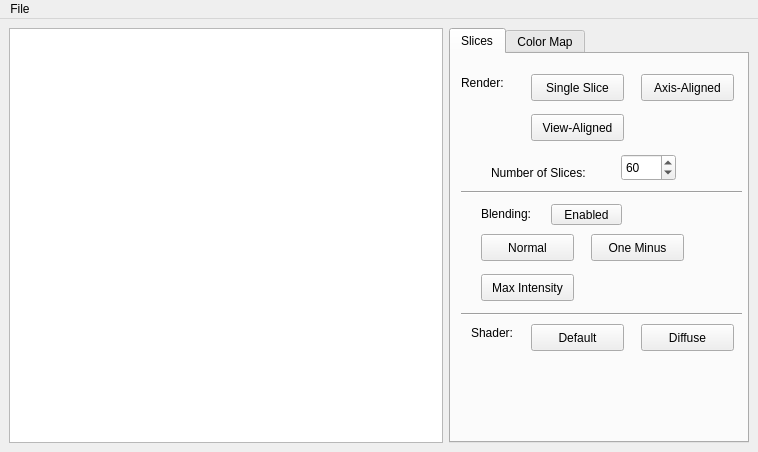
<?xml version="1.0" encoding="UTF-8"?>
<ui version="4.0">
 <class>mainWindowGui</class>
 <widget class="QMainWindow" name="mainWindowGui">
  <property name="geometry">
   <rect>
    <x>0</x>
    <y>0</y>
    <width>758</width>
    <height>452</height>
   </rect>
  </property>
  <property name="windowTitle">
   <string>Slices Renderer by Kevin Jacobs</string>
  </property>
  <widget class="QWidget" name="mainWidget">
   <layout class="QGridLayout" name="gridLayout_4">
    <item row="0" column="0">
     <layout class="QGridLayout" name="gridLayout">
      <item row="1" column="0">
       <widget class="OpenGLCanvas" name="graphics">
        <property name="sizePolicy">
         <sizepolicy hsizetype="Expanding" vsizetype="MinimumExpanding">
          <horstretch>0</horstretch>
          <verstretch>0</verstretch>
         </sizepolicy>
        </property>
        <property name="minimumSize">
         <size>
          <width>200</width>
          <height>200</height>
         </size>
        </property>
       </widget>
      </item>
      <item row="1" column="1">
       <widget class="QTabWidget" name="tabWidget">
        <property name="minimumSize">
         <size>
          <width>300</width>
          <height>0</height>
         </size>
        </property>
        <property name="maximumSize">
         <size>
          <width>300</width>
          <height>16777215</height>
         </size>
        </property>
        <property name="currentIndex">
         <number>0</number>
        </property>
        <widget class="QWidget" name="tab">
         <attribute name="title">
          <string>Slices</string>
         </attribute>
         <widget class="QPushButton" name="pushButton">
          <property name="geometry">
           <rect>
            <x>80</x>
            <y>20</y>
            <width>93</width>
            <height>27</height>
           </rect>
          </property>
          <property name="text">
           <string>Single Slice</string>
          </property>
         </widget>
         <widget class="QPushButton" name="pushButton_2">
          <property name="geometry">
           <rect>
            <x>190</x>
            <y>20</y>
            <width>93</width>
            <height>27</height>
           </rect>
          </property>
          <property name="text">
           <string>Axis-Aligned</string>
          </property>
         </widget>
         <widget class="QPushButton" name="pushButton_3">
          <property name="geometry">
           <rect>
            <x>80</x>
            <y>60</y>
            <width>93</width>
            <height>27</height>
           </rect>
          </property>
          <property name="text">
           <string>View-Aligned</string>
          </property>
         </widget>
         <widget class="QSpinBox" name="spinBox_5">
          <property name="geometry">
           <rect>
            <x>170</x>
            <y>100</y>
            <width>55</width>
            <height>27</height>
           </rect>
          </property>
          <property name="minimum">
           <number>2</number>
          </property>
          <property name="maximum">
           <number>300</number>
          </property>
          <property name="value">
           <number>60</number>
          </property>
         </widget>
         <widget class="QPushButton" name="pushButton_5">
          <property name="geometry">
           <rect>
            <x>100</x>
            <y>150</y>
            <width>71</width>
            <height>21</height>
           </rect>
          </property>
          <property name="text">
           <string>Enabled</string>
          </property>
         </widget>
         <widget class="QLabel" name="label_6">
          <property name="geometry">
           <rect>
            <x>30</x>
            <y>150</y>
            <width>62</width>
            <height>20</height>
           </rect>
          </property>
          <property name="text">
           <string>Blending:</string>
          </property>
         </widget>
         <widget class="Line" name="line">
          <property name="geometry">
           <rect>
            <x>10</x>
            <y>130</y>
            <width>281</width>
            <height>16</height>
           </rect>
          </property>
          <property name="orientation">
           <enum>Qt::Horizontal</enum>
          </property>
         </widget>
         <widget class="QPushButton" name="pushButton_6">
          <property name="geometry">
           <rect>
            <x>30</x>
            <y>180</y>
            <width>93</width>
            <height>27</height>
           </rect>
          </property>
          <property name="text">
           <string>Normal</string>
          </property>
         </widget>
         <widget class="QPushButton" name="pushButton_7">
          <property name="geometry">
           <rect>
            <x>140</x>
            <y>180</y>
            <width>93</width>
            <height>27</height>
           </rect>
          </property>
          <property name="text">
           <string>One Minus</string>
          </property>
         </widget>
         <widget class="QPushButton" name="pushButton_8">
          <property name="geometry">
           <rect>
            <x>30</x>
            <y>220</y>
            <width>93</width>
            <height>27</height>
           </rect>
          </property>
          <property name="text">
           <string>Max Intensity</string>
          </property>
         </widget>
         <widget class="QPushButton" name="pushButton_9">
          <property name="geometry">
           <rect>
            <x>80</x>
            <y>270</y>
            <width>93</width>
            <height>27</height>
           </rect>
          </property>
          <property name="text">
           <string>Default</string>
          </property>
         </widget>
         <widget class="QPushButton" name="pushButton_10">
          <property name="geometry">
           <rect>
            <x>190</x>
            <y>270</y>
            <width>93</width>
            <height>27</height>
           </rect>
          </property>
          <property name="text">
           <string>Diffuse</string>
          </property>
         </widget>
         <widget class="QLabel" name="label_7">
          <property name="geometry">
           <rect>
            <x>40</x>
            <y>110</y>
            <width>121</width>
            <height>17</height>
           </rect>
          </property>
          <property name="text">
           <string>Number of Slices:</string>
          </property>
         </widget>
         <widget class="Line" name="line_2">
          <property name="geometry">
           <rect>
            <x>10</x>
            <y>250</y>
            <width>281</width>
            <height>20</height>
           </rect>
          </property>
          <property name="orientation">
           <enum>Qt::Horizontal</enum>
          </property>
         </widget>
         <widget class="QLabel" name="label_8">
          <property name="geometry">
           <rect>
            <x>20</x>
            <y>270</y>
            <width>62</width>
            <height>17</height>
           </rect>
          </property>
          <property name="text">
           <string>Shader:</string>
          </property>
         </widget>
         <widget class="QLabel" name="label_9">
          <property name="geometry">
           <rect>
            <x>10</x>
            <y>20</y>
            <width>62</width>
            <height>17</height>
           </rect>
          </property>
          <property name="text">
           <string>Render:</string>
          </property>
         </widget>
        </widget>
        <widget class="QWidget" name="tab_2">
         <attribute name="title">
          <string>Color Map</string>
         </attribute>
         <widget class="colormap" name="graphicsView">
          <property name="geometry">
           <rect>
            <x>10</x>
            <y>20</y>
            <width>281</width>
            <height>81</height>
           </rect>
          </property>
         </widget>
         <widget class="QSlider" name="horizontalSlider">
          <property name="geometry">
           <rect>
            <x>40</x>
            <y>130</y>
            <width>160</width>
            <height>18</height>
           </rect>
          </property>
          <property name="maximum">
           <number>255</number>
          </property>
          <property name="orientation">
           <enum>Qt::Horizontal</enum>
          </property>
         </widget>
         <widget class="QSlider" name="horizontalSlider_2">
          <property name="geometry">
           <rect>
            <x>40</x>
            <y>160</y>
            <width>160</width>
            <height>18</height>
           </rect>
          </property>
          <property name="maximum">
           <number>255</number>
          </property>
          <property name="orientation">
           <enum>Qt::Horizontal</enum>
          </property>
         </widget>
         <widget class="QSlider" name="horizontalSlider_3">
          <property name="geometry">
           <rect>
            <x>40</x>
            <y>190</y>
            <width>160</width>
            <height>18</height>
           </rect>
          </property>
          <property name="maximum">
           <number>255</number>
          </property>
          <property name="orientation">
           <enum>Qt::Horizontal</enum>
          </property>
         </widget>
         <widget class="QSlider" name="horizontalSlider_4">
          <property name="geometry">
           <rect>
            <x>40</x>
            <y>220</y>
            <width>160</width>
            <height>18</height>
           </rect>
          </property>
          <property name="maximum">
           <number>255</number>
          </property>
          <property name="orientation">
           <enum>Qt::Horizontal</enum>
          </property>
         </widget>
         <widget class="QSpinBox" name="spinBox">
          <property name="geometry">
           <rect>
            <x>220</x>
            <y>120</y>
            <width>55</width>
            <height>27</height>
           </rect>
          </property>
          <property name="maximum">
           <number>255</number>
          </property>
         </widget>
         <widget class="QSpinBox" name="spinBox_2">
          <property name="geometry">
           <rect>
            <x>220</x>
            <y>150</y>
            <width>55</width>
            <height>27</height>
           </rect>
          </property>
          <property name="maximum">
           <number>255</number>
          </property>
         </widget>
         <widget class="QSpinBox" name="spinBox_3">
          <property name="geometry">
           <rect>
            <x>220</x>
            <y>180</y>
            <width>55</width>
            <height>27</height>
           </rect>
          </property>
          <property name="maximum">
           <number>255</number>
          </property>
         </widget>
         <widget class="QSpinBox" name="spinBox_4">
          <property name="geometry">
           <rect>
            <x>220</x>
            <y>210</y>
            <width>55</width>
            <height>27</height>
           </rect>
          </property>
          <property name="maximum">
           <number>255</number>
          </property>
         </widget>
         <widget class="QPushButton" name="pushButton_4">
          <property name="geometry">
           <rect>
            <x>30</x>
            <y>300</y>
            <width>93</width>
            <height>27</height>
           </rect>
          </property>
          <property name="text">
           <string>Apply Map</string>
          </property>
         </widget>
         <widget class="QLabel" name="label">
          <property name="geometry">
           <rect>
            <x>20</x>
            <y>130</y>
            <width>16</width>
            <height>17</height>
           </rect>
          </property>
          <property name="text">
           <string>R</string>
          </property>
         </widget>
         <widget class="QLabel" name="label_2">
          <property name="geometry">
           <rect>
            <x>20</x>
            <y>160</y>
            <width>16</width>
            <height>17</height>
           </rect>
          </property>
          <property name="text">
           <string>G</string>
          </property>
         </widget>
         <widget class="QLabel" name="label_3">
          <property name="geometry">
           <rect>
            <x>20</x>
            <y>190</y>
            <width>16</width>
            <height>17</height>
           </rect>
          </property>
          <property name="text">
           <string>B</string>
          </property>
         </widget>
         <widget class="QLabel" name="label_4">
          <property name="geometry">
           <rect>
            <x>20</x>
            <y>220</y>
            <width>16</width>
            <height>17</height>
           </rect>
          </property>
          <property name="text">
           <string>A</string>
          </property>
         </widget>
         <widget class="QDoubleSpinBox" name="doubleSpinBox">
          <property name="geometry">
           <rect>
            <x>210</x>
            <y>250</y>
            <width>62</width>
            <height>27</height>
           </rect>
          </property>
          <property name="maximum">
           <double>1.000000000000000</double>
          </property>
          <property name="singleStep">
           <double>0.050000000000000</double>
          </property>
          <property name="value">
           <double>0.100000000000000</double>
          </property>
         </widget>
         <widget class="QLabel" name="label_5">
          <property name="geometry">
           <rect>
            <x>80</x>
            <y>260</y>
            <width>131</width>
            <height>17</height>
           </rect>
          </property>
          <property name="text">
           <string>Slice Transparency:</string>
          </property>
         </widget>
        </widget>
       </widget>
      </item>
     </layout>
    </item>
   </layout>
  </widget>
  <widget class="QMenuBar" name="menubar">
   <property name="geometry">
    <rect>
     <x>0</x>
     <y>0</y>
     <width>758</width>
     <height>23</height>
    </rect>
   </property>
   <widget class="QMenu" name="menuFile">
    <property name="title">
     <string>File</string>
    </property>
    <addaction name="actionOpen"/>
    <addaction name="actionClose"/>
   </widget>
   <addaction name="menuFile"/>
  </widget>
  <action name="actionOpen">
   <property name="text">
    <string>Open</string>
   </property>
  </action>
  <action name="actionClose">
   <property name="text">
    <string>Close</string>
   </property>
  </action>
  <action name="actionTranslate">
   <property name="text">
    <string>Translate</string>
   </property>
  </action>
  <action name="actionSave">
   <property name="text">
    <string>Save</string>
   </property>
  </action>
 </widget>
 <customwidgets>
  <customwidget>
   <class>OpenGLCanvas</class>
   <extends>QGraphicsView</extends>
   <header>OpenGLCanvas.h</header>
   <slots>
    <signal>MousePositionChanged(QPoint)</signal>
    <signal>SizeChanged(QSize)</signal>
    <signal>progress(int)</signal>
    <signal>updatedTexture(GLubyte*)</signal>
    <signal>changeBlendButton(bool)</signal>
    <slot>SetPixelPositionX(int)</slot>
    <slot>SetPixelPositionY(int)</slot>
    <slot>refreshDraw()</slot>
    <slot>updateTexture(color*)</slot>
    <slot>updateSliceNum(int)</slot>
    <slot>changeSliceTrans(double)</slot>
    <slot>toggleBlend()</slot>
    <slot>mipBlend()</slot>
    <slot>normalBlend()</slot>
    <slot>minusBlend()</slot>
    <slot>setDefaultShader()</slot>
    <slot>setDiffuseShader()</slot>
   </slots>
  </customwidget>
  <customwidget>
   <class>colormap</class>
   <extends>QGraphicsView</extends>
   <header>colormap.h</header>
   <slots>
    <signal>setRed(int)</signal>
    <signal>setGreen(int)</signal>
    <signal>setBlue(int)</signal>
    <signal>setAlpha(int)</signal>
    <signal>sendTexture(color*)</signal>
    <slot>updateMap(GLubyte*)</slot>
    <slot>setNodeRed(int)</slot>
    <slot>setNodeGreen(int)</slot>
    <slot>setNodeBlue(int)</slot>
    <slot>setNodeAlpha(int)</slot>
    <slot>refresh()</slot>
   </slots>
  </customwidget>
 </customwidgets>
 <resources/>
 <connections>
  <connection>
   <sender>actionOpen</sender>
   <signal>triggered()</signal>
   <receiver>mainWindowGui</receiver>
   <slot>_FileOpen()</slot>
   <hints>
    <hint type="sourcelabel">
     <x>-1</x>
     <y>-1</y>
    </hint>
    <hint type="destinationlabel">
     <x>194</x>
     <y>144</y>
    </hint>
   </hints>
  </connection>
  <connection>
   <sender>graphics</sender>
   <signal>MousePositionChanged(QPoint)</signal>
   <receiver>mainWindowGui</receiver>
   <slot>CanvasMousePositionChanged(QPoint)</slot>
   <hints>
    <hint type="sourcelabel">
     <x>137</x>
     <y>128</y>
    </hint>
    <hint type="destinationlabel">
     <x>271</x>
     <y>192</y>
    </hint>
   </hints>
  </connection>
  <connection>
   <sender>graphics</sender>
   <signal>SizeChanged(QSize)</signal>
   <receiver>mainWindowGui</receiver>
   <slot>CanvasSizeChanged(QSize)</slot>
   <hints>
    <hint type="sourcelabel">
     <x>155</x>
     <y>138</y>
    </hint>
    <hint type="destinationlabel">
     <x>271</x>
     <y>192</y>
    </hint>
   </hints>
  </connection>
  <connection>
   <sender>mainWindowGui</sender>
   <signal>refresh()</signal>
   <receiver>graphics</receiver>
   <slot>refreshDraw()</slot>
   <hints>
    <hint type="sourcelabel">
     <x>271</x>
     <y>141</y>
    </hint>
    <hint type="destinationlabel">
     <x>155</x>
     <y>138</y>
    </hint>
   </hints>
  </connection>
  <connection>
   <sender>actionClose</sender>
   <signal>triggered()</signal>
   <receiver>mainWindowGui</receiver>
   <slot>close()</slot>
   <hints>
    <hint type="sourcelabel">
     <x>-1</x>
     <y>-1</y>
    </hint>
    <hint type="destinationlabel">
     <x>194</x>
     <y>144</y>
    </hint>
   </hints>
  </connection>
  <connection>
   <sender>pushButton</sender>
   <signal>pressed()</signal>
   <receiver>mainWindowGui</receiver>
   <slot>renderSingleSlice()</slot>
   <hints>
    <hint type="sourcelabel">
     <x>503</x>
     <y>130</y>
    </hint>
    <hint type="destinationlabel">
     <x>715</x>
     <y>108</y>
    </hint>
   </hints>
  </connection>
  <connection>
   <sender>pushButton_2</sender>
   <signal>pressed()</signal>
   <receiver>mainWindowGui</receiver>
   <slot>renderAxisSlice()</slot>
   <hints>
    <hint type="sourcelabel">
     <x>531</x>
     <y>168</y>
    </hint>
    <hint type="destinationlabel">
     <x>716</x>
     <y>154</y>
    </hint>
   </hints>
  </connection>
  <connection>
   <sender>pushButton_3</sender>
   <signal>pressed()</signal>
   <receiver>mainWindowGui</receiver>
   <slot>renderViewSlice()</slot>
   <hints>
    <hint type="sourcelabel">
     <x>524</x>
     <y>214</y>
    </hint>
    <hint type="destinationlabel">
     <x>718</x>
     <y>198</y>
    </hint>
   </hints>
  </connection>
  <connection>
   <sender>graphics</sender>
   <signal>updatedTexture(GLubyte*)</signal>
   <receiver>graphicsView</receiver>
   <slot>updateMap(GLubyte*)</slot>
   <hints>
    <hint type="sourcelabel">
     <x>404</x>
     <y>107</y>
    </hint>
    <hint type="destinationlabel">
     <x>546</x>
     <y>103</y>
    </hint>
   </hints>
  </connection>
  <connection>
   <sender>horizontalSlider</sender>
   <signal>valueChanged(int)</signal>
   <receiver>spinBox</receiver>
   <slot>setValue(int)</slot>
   <hints>
    <hint type="sourcelabel">
     <x>595</x>
     <y>203</y>
    </hint>
    <hint type="destinationlabel">
     <x>647</x>
     <y>203</y>
    </hint>
   </hints>
  </connection>
  <connection>
   <sender>horizontalSlider_2</sender>
   <signal>valueChanged(int)</signal>
   <receiver>spinBox_2</receiver>
   <slot>setValue(int)</slot>
   <hints>
    <hint type="sourcelabel">
     <x>576</x>
     <y>230</y>
    </hint>
    <hint type="destinationlabel">
     <x>649</x>
     <y>234</y>
    </hint>
   </hints>
  </connection>
  <connection>
   <sender>horizontalSlider_3</sender>
   <signal>valueChanged(int)</signal>
   <receiver>spinBox_3</receiver>
   <slot>setValue(int)</slot>
   <hints>
    <hint type="sourcelabel">
     <x>593</x>
     <y>262</y>
    </hint>
    <hint type="destinationlabel">
     <x>645</x>
     <y>266</y>
    </hint>
   </hints>
  </connection>
  <connection>
   <sender>horizontalSlider_4</sender>
   <signal>valueChanged(int)</signal>
   <receiver>spinBox_4</receiver>
   <slot>setValue(int)</slot>
   <hints>
    <hint type="sourcelabel">
     <x>600</x>
     <y>293</y>
    </hint>
    <hint type="destinationlabel">
     <x>644</x>
     <y>295</y>
    </hint>
   </hints>
  </connection>
  <connection>
   <sender>spinBox</sender>
   <signal>valueChanged(int)</signal>
   <receiver>horizontalSlider</receiver>
   <slot>setValue(int)</slot>
   <hints>
    <hint type="sourcelabel">
     <x>641</x>
     <y>204</y>
    </hint>
    <hint type="destinationlabel">
     <x>593</x>
     <y>207</y>
    </hint>
   </hints>
  </connection>
  <connection>
   <sender>spinBox_2</sender>
   <signal>valueChanged(int)</signal>
   <receiver>horizontalSlider_2</receiver>
   <slot>setValue(int)</slot>
   <hints>
    <hint type="sourcelabel">
     <x>655</x>
     <y>231</y>
    </hint>
    <hint type="destinationlabel">
     <x>605</x>
     <y>238</y>
    </hint>
   </hints>
  </connection>
  <connection>
   <sender>spinBox_3</sender>
   <signal>valueChanged(int)</signal>
   <receiver>horizontalSlider_3</receiver>
   <slot>setValue(int)</slot>
   <hints>
    <hint type="sourcelabel">
     <x>646</x>
     <y>263</y>
    </hint>
    <hint type="destinationlabel">
     <x>597</x>
     <y>270</y>
    </hint>
   </hints>
  </connection>
  <connection>
   <sender>spinBox_4</sender>
   <signal>valueChanged(int)</signal>
   <receiver>horizontalSlider_4</receiver>
   <slot>setValue(int)</slot>
   <hints>
    <hint type="sourcelabel">
     <x>642</x>
     <y>298</y>
    </hint>
    <hint type="destinationlabel">
     <x>608</x>
     <y>298</y>
    </hint>
   </hints>
  </connection>
  <connection>
   <sender>graphicsView</sender>
   <signal>setRed(int)</signal>
   <receiver>horizontalSlider</receiver>
   <slot>setValue(int)</slot>
   <hints>
    <hint type="sourcelabel">
     <x>469</x>
     <y>132</y>
    </hint>
    <hint type="destinationlabel">
     <x>479</x>
     <y>200</y>
    </hint>
   </hints>
  </connection>
  <connection>
   <sender>graphicsView</sender>
   <signal>setGreen(int)</signal>
   <receiver>horizontalSlider_2</receiver>
   <slot>setValue(int)</slot>
   <hints>
    <hint type="sourcelabel">
     <x>507</x>
     <y>126</y>
    </hint>
    <hint type="destinationlabel">
     <x>512</x>
     <y>238</y>
    </hint>
   </hints>
  </connection>
  <connection>
   <sender>graphicsView</sender>
   <signal>setBlue(int)</signal>
   <receiver>horizontalSlider_3</receiver>
   <slot>setValue(int)</slot>
   <hints>
    <hint type="sourcelabel">
     <x>531</x>
     <y>130</y>
    </hint>
    <hint type="destinationlabel">
     <x>537</x>
     <y>266</y>
    </hint>
   </hints>
  </connection>
  <connection>
   <sender>graphicsView</sender>
   <signal>setAlpha(int)</signal>
   <receiver>horizontalSlider_4</receiver>
   <slot>setValue(int)</slot>
   <hints>
    <hint type="sourcelabel">
     <x>552</x>
     <y>131</y>
    </hint>
    <hint type="destinationlabel">
     <x>576</x>
     <y>297</y>
    </hint>
   </hints>
  </connection>
  <connection>
   <sender>horizontalSlider</sender>
   <signal>valueChanged(int)</signal>
   <receiver>graphicsView</receiver>
   <slot>setNodeRed(int)</slot>
   <hints>
    <hint type="sourcelabel">
     <x>569</x>
     <y>198</y>
    </hint>
    <hint type="destinationlabel">
     <x>594</x>
     <y>123</y>
    </hint>
   </hints>
  </connection>
  <connection>
   <sender>horizontalSlider_2</sender>
   <signal>valueChanged(int)</signal>
   <receiver>graphicsView</receiver>
   <slot>setNodeGreen(int)</slot>
   <hints>
    <hint type="sourcelabel">
     <x>575</x>
     <y>225</y>
    </hint>
    <hint type="destinationlabel">
     <x>614</x>
     <y>134</y>
    </hint>
   </hints>
  </connection>
  <connection>
   <sender>horizontalSlider_3</sender>
   <signal>valueChanged(int)</signal>
   <receiver>graphicsView</receiver>
   <slot>setNodeBlue(int)</slot>
   <hints>
    <hint type="sourcelabel">
     <x>559</x>
     <y>267</y>
    </hint>
    <hint type="destinationlabel">
     <x>554</x>
     <y>134</y>
    </hint>
   </hints>
  </connection>
  <connection>
   <sender>horizontalSlider_4</sender>
   <signal>valueChanged(int)</signal>
   <receiver>graphicsView</receiver>
   <slot>setNodeAlpha(int)</slot>
   <hints>
    <hint type="sourcelabel">
     <x>470</x>
     <y>284</y>
    </hint>
    <hint type="destinationlabel">
     <x>462</x>
     <y>123</y>
    </hint>
   </hints>
  </connection>
  <connection>
   <sender>pushButton_4</sender>
   <signal>pressed()</signal>
   <receiver>graphicsView</receiver>
   <slot>refresh()</slot>
   <hints>
    <hint type="sourcelabel">
     <x>535</x>
     <y>390</y>
    </hint>
    <hint type="destinationlabel">
     <x>430</x>
     <y>132</y>
    </hint>
   </hints>
  </connection>
  <connection>
   <sender>graphicsView</sender>
   <signal>sendTexture(color*)</signal>
   <receiver>graphics</receiver>
   <slot>updateTexture(color*)</slot>
   <hints>
    <hint type="sourcelabel">
     <x>440</x>
     <y>144</y>
    </hint>
    <hint type="destinationlabel">
     <x>314</x>
     <y>168</y>
    </hint>
   </hints>
  </connection>
  <connection>
   <sender>spinBox_5</sender>
   <signal>valueChanged(int)</signal>
   <receiver>graphics</receiver>
   <slot>updateSliceNum(int)</slot>
   <hints>
    <hint type="sourcelabel">
     <x>634</x>
     <y>206</y>
    </hint>
    <hint type="destinationlabel">
     <x>402</x>
     <y>211</y>
    </hint>
   </hints>
  </connection>
  <connection>
   <sender>doubleSpinBox</sender>
   <signal>valueChanged(double)</signal>
   <receiver>graphics</receiver>
   <slot>changeSliceTrans(double)</slot>
   <hints>
    <hint type="sourcelabel">
     <x>641</x>
     <y>329</y>
    </hint>
    <hint type="destinationlabel">
     <x>280</x>
     <y>337</y>
    </hint>
   </hints>
  </connection>
  <connection>
   <sender>graphics</sender>
   <signal>changeBlendButton(bool)</signal>
   <receiver>mainWindowGui</receiver>
   <slot>toggleBlendingButton(bool)</slot>
   <hints>
    <hint type="sourcelabel">
     <x>207</x>
     <y>227</y>
    </hint>
    <hint type="destinationlabel">
     <x>360</x>
     <y>216</y>
    </hint>
   </hints>
  </connection>
  <connection>
   <sender>pushButton_5</sender>
   <signal>pressed()</signal>
   <receiver>graphics</receiver>
   <slot>toggleBlend()</slot>
   <hints>
    <hint type="sourcelabel">
     <x>538</x>
     <y>272</y>
    </hint>
    <hint type="destinationlabel">
     <x>339</x>
     <y>278</y>
    </hint>
   </hints>
  </connection>
  <connection>
   <sender>pushButton_6</sender>
   <signal>pressed()</signal>
   <receiver>graphics</receiver>
   <slot>normalBlend()</slot>
   <hints>
    <hint type="sourcelabel">
     <x>480</x>
     <y>310</y>
    </hint>
    <hint type="destinationlabel">
     <x>340</x>
     <y>320</y>
    </hint>
   </hints>
  </connection>
  <connection>
   <sender>pushButton_7</sender>
   <signal>pressed()</signal>
   <receiver>graphics</receiver>
   <slot>minusBlend()</slot>
   <hints>
    <hint type="sourcelabel">
     <x>576</x>
     <y>309</y>
    </hint>
    <hint type="destinationlabel">
     <x>370</x>
     <y>304</y>
    </hint>
   </hints>
  </connection>
  <connection>
   <sender>pushButton_8</sender>
   <signal>pressed()</signal>
   <receiver>graphics</receiver>
   <slot>mipBlend()</slot>
   <hints>
    <hint type="sourcelabel">
     <x>454</x>
     <y>347</y>
    </hint>
    <hint type="destinationlabel">
     <x>374</x>
     <y>352</y>
    </hint>
   </hints>
  </connection>
  <connection>
   <sender>pushButton_9</sender>
   <signal>pressed()</signal>
   <receiver>graphics</receiver>
   <slot>setDefaultShader()</slot>
   <hints>
    <hint type="sourcelabel">
     <x>615</x>
     <y>111</y>
    </hint>
    <hint type="destinationlabel">
     <x>312</x>
     <y>99</y>
    </hint>
   </hints>
  </connection>
  <connection>
   <sender>pushButton_10</sender>
   <signal>pressed()</signal>
   <receiver>graphics</receiver>
   <slot>setDiffuseShader()</slot>
   <hints>
    <hint type="sourcelabel">
     <x>600</x>
     <y>148</y>
    </hint>
    <hint type="destinationlabel">
     <x>370</x>
     <y>152</y>
    </hint>
   </hints>
  </connection>
 </connections>
 <slots>
  <signal>openTheFile(QString)</signal>
  <signal>updateGraphics(Polygon*)</signal>
  <signal>refresh()</signal>
  <slot>_Exit()</slot>
  <slot>_FileOpen()</slot>
  <slot>CanvasMousePositionChanged(QPoint)</slot>
  <slot>CanvasSizeChanged(QSize)</slot>
  <slot>writeFile()</slot>
  <slot>redraw()</slot>
  <slot>renderSingleSlice()</slot>
  <slot>renderAxisSlice()</slot>
  <slot>renderViewSlice()</slot>
  <slot>toggleBlendingButton(bool)</slot>
 </slots>
</ui>
